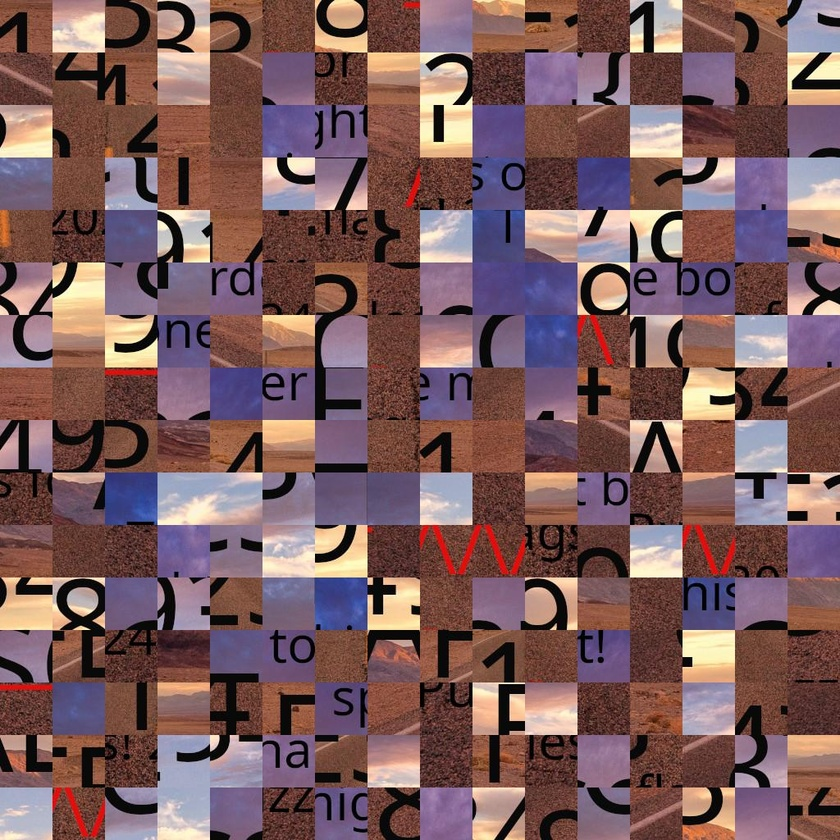
#> input picture FCSC24/FCSC24_work/puzzle_trouble/hard_puzzle.jpg, 840 x 840 px, shrunk from 1024 x 1024 before the run
$ python solve2.py
#> lines starting #> are read from the running program, lines starting #| are printed output that depends on the picture
from PIL import Image
import numpy as np
import os

# Function to split the image into tiles
def split_image(image_path, tile_size):
    image = Image.open(image_path)
    width, height = image.size
    tiles = []
    for y in range(0, height, tile_size):
        for x in range(0, width, tile_size):
            tiles.append(image.crop((x, y, x+tile_size, y+tile_size)))
    return tiles

# Function to calculate the similarity between two tile borders using a threshold
def calculate_similarity(border1, border2, threshold):
    similarity_score = np.sum(np.array(border1) == np.array(border2))
    return similarity_score >= threshold


# Function to solve the puzzle
def solve_puzzle(tiles, tile_size):
    num_tiles = len(tiles)
    puzzle_size = int(np.sqrt(num_tiles))
    puzzle = [[None]*puzzle_size for _ in range(puzzle_size)]
    tile_positions = [[None]*puzzle_size for _ in range(puzzle_size)]

    # Helper function to get the borders of a tile
    def get_borders(tile):
        top_border = tile.crop((0, 0, tile_size, 1)).getdata()
        right_border = tile.crop((tile_size-1, 0, tile_size, tile_size)).getdata()
        bottom_border = tile.crop((0, tile_size-1, tile_size, tile_size)).getdata()
        left_border = tile.crop((0, 0, 1, tile_size)).getdata()
        return [top_border, right_border, bottom_border, left_border]

    # Helper function to find the best matching tile for a position
    def find_best_match(tile, borders, used_tiles, threshold):
        best_match_index = -1
        best_similarity = -1
        for i, candidate_tile in enumerate(tiles):
            if i not in used_tiles:
                candidate_borders = get_borders(candidate_tile)
                for j, border in enumerate(candidate_borders):
                    similarity = calculate_similarity(border, borders[j], threshold)
                    if similarity  > best_similarity:
                        best_similarity = similarity
                        best_match_index = i
        return best_match_index


    # Start solving the puzzle
    used_tiles = set()
    for y in range(puzzle_size):
        for x in range(puzzle_size):
            if x == 0 and y == 0:  # Start with any tile
                puzzle[y][x] = tiles[0]
                tile_positions[y][x] = (0, 0)
                used_tiles.add(0)
            else:
                # Calculate the borders of adjacent tiles
                top_tile = puzzle[y-1][x] if y > 0 else None
                left_tile = puzzle[y][x-1] if x > 0 else None
                top_border = get_borders(top_tile)[2] if top_tile is not None else None
                left_border = get_borders(left_tile)[1] if left_tile is not None else None
                # Find the best matching tile
                borders = [top_border, None, None, left_border]
                best_match_index = find_best_match(None, borders, used_tiles, threshold=2)
                puzzle[y][x] = tiles[best_match_index]
                tile_positions[y][x] = (y, x)
                used_tiles.add(best_match_index)

    return puzzle, tile_positions

# Function to stitch tiles into a single image
def stitch_image(puzzle):
    width, height = puzzle[0][0].size
    result_image = Image.new('RGB', (width * len(puzzle), height * len(puzzle)))
    for y, row in enumerate(puzzle):
        for x, tile in enumerate(row):
            result_image.paste(tile, (x * width, y * height))
    return result_image

# Function to save tile positions to a text file
def save_tile_positions(tile_positions, output_file):
    with open(output_file, 'w') as f:
        for row in tile_positions:
            f.write(' '.join([str(pos) for pos in row]) + '\n')

# Main function
def main():
    input_image = 'hard_puzzle.jpg'
    output_image = 'solved_puzzle.jpg'
    output_tile_positions = 'tile_positions.txt'
    tile_size = 64  # Assuming each tile is 64x64 pixels

    # Split the image into tiles
    tiles = split_image(input_image, tile_size)
#> in split_image, image is the input picture: PIL image 840x840 RGB; mean R, G, B 123.3, 91.9, 93.8
#> after the loop in split_image, `for y in range(0, height, tile_size):`: tiles = 196 items
#> tiles = 196 items

    # Solve the puzzle
    puzzle, tile_positions = solve_puzzle(tiles, tile_size)
#> in solve_puzzle, `num_tiles = len(tiles)`: num_tiles = 196
#> in solve_puzzle, `puzzle_size = int(np.sqrt(num_tiles))`: puzzle_size = 14
#> in solve_puzzle, `puzzle = [[None]*puzzle_size for _ in range(puzzle_size)]`: puzzle = 14 items
#> after the loop in solve_puzzle, `for y in range(puzzle_size):`:
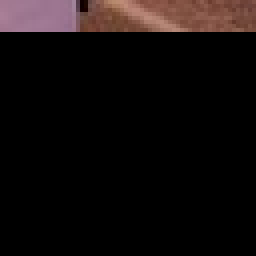
#> left_tile: PIL image 64x64 RGB (shown 4 times larger); mean R, G, B 17.4, 12, 11.7
#> after the loop in solve_puzzle, `for y in range(puzzle_size):`:
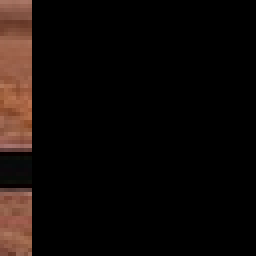
#> top_tile: PIL image 64x64 RGB (shown 4 times larger); mean R, G, B 15.9, 10, 7.7

    # Stitch the puzzle tiles into a single image
    solved_image = stitch_image(puzzle)
#> in stitch_image, `result_image = Image.new('RGB', (width * len(puzzle), height * len(puz..`: result_image: PIL image 896x896 RGB; every value is 0
#> the loop in stitch_image, `for y, row in enumerate(puzzle):` made 14 passes
#> after the loop in stitch_image, `for y, row in enumerate(puzzle):`:
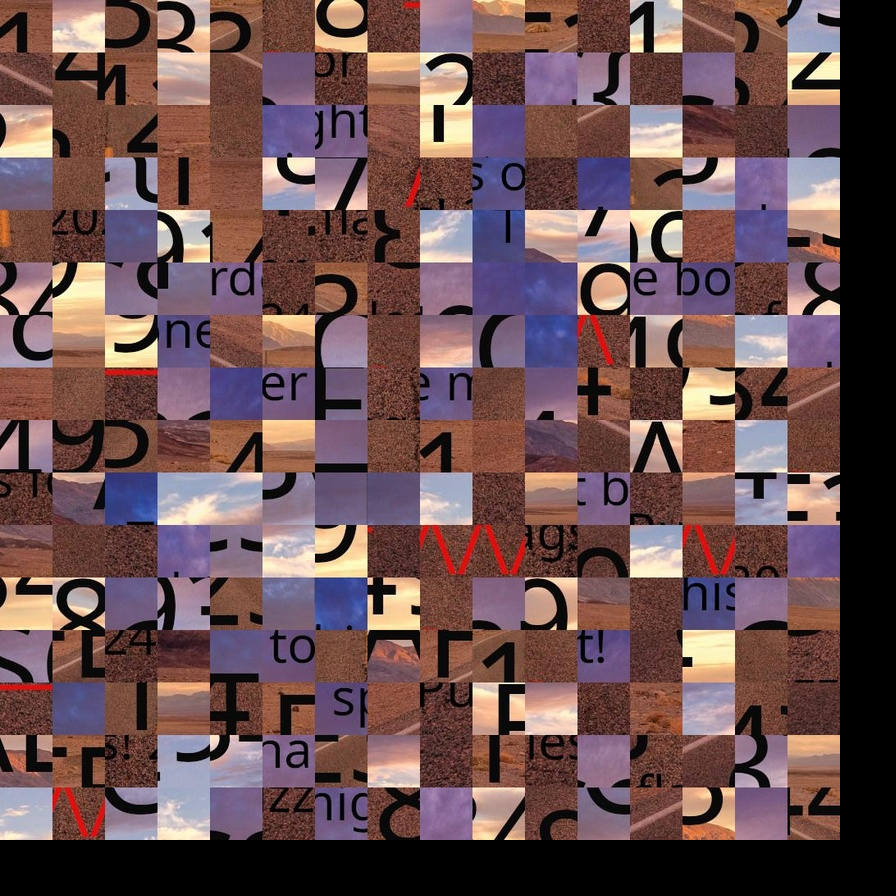
#> result_image: PIL image 896x896 RGB; mean R, G, B 108.3, 80.8, 82.5
#> after the loop in stitch_image, `for y, row in enumerate(puzzle):`:
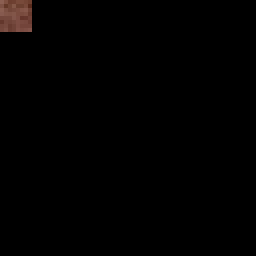
#> tile: PIL image 64x64 RGB (shown 4 times larger); mean R, G, B 1.8, 1.1, 0.9

    # Save the solved image
    solved_image.save(output_image)

    # Save tile positions to a text file
    save_tile_positions(tile_positions, output_tile_positions)
#> the loop in save_tile_positions, `for row in tile_positions:` made 14 passes

if __name__ == "__main__":
    main()

$ run again, with FCSC24/FCSC24_work/puzzle_trouble/puzzle.jpg copied over FCSC24/FCSC24_work/puzzle_trouble/hard_puzzle.jpg
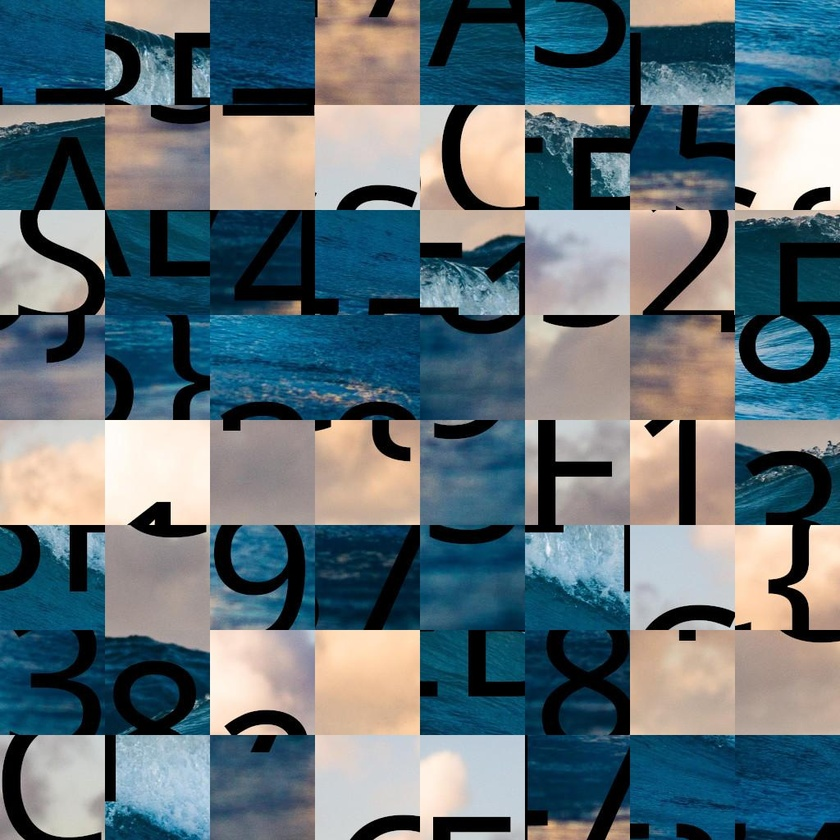
#> input picture FCSC24/FCSC24_work/puzzle_trouble/puzzle.jpg, 840 x 840 px, shrunk from 1024 x 1024 before the run
#> in split_image, image is the input picture: PIL image 840x840 RGB; mean R, G, B 96.7, 113.4, 120.9
#> after the loop in split_image, `for y in range(0, height, tile_size):`: tiles = 196 items
#> num_tiles = 196
#> puzzle_size = 14
#> puzzle = 14 items
#> after the loop in solve_puzzle, `for y in range(puzzle_size):`:
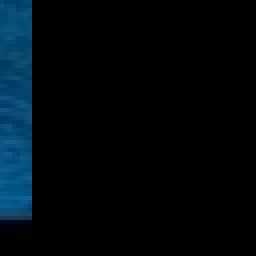
#> top_tile: PIL image 64x64 RGB (shown 4 times larger); mean R, G, B 0.7, 8.2, 12.8
#> the loop in stitch_image, `for y, row in enumerate(puzzle):` made 14 passes
#> after the loop in stitch_image, `for y, row in enumerate(puzzle):`:
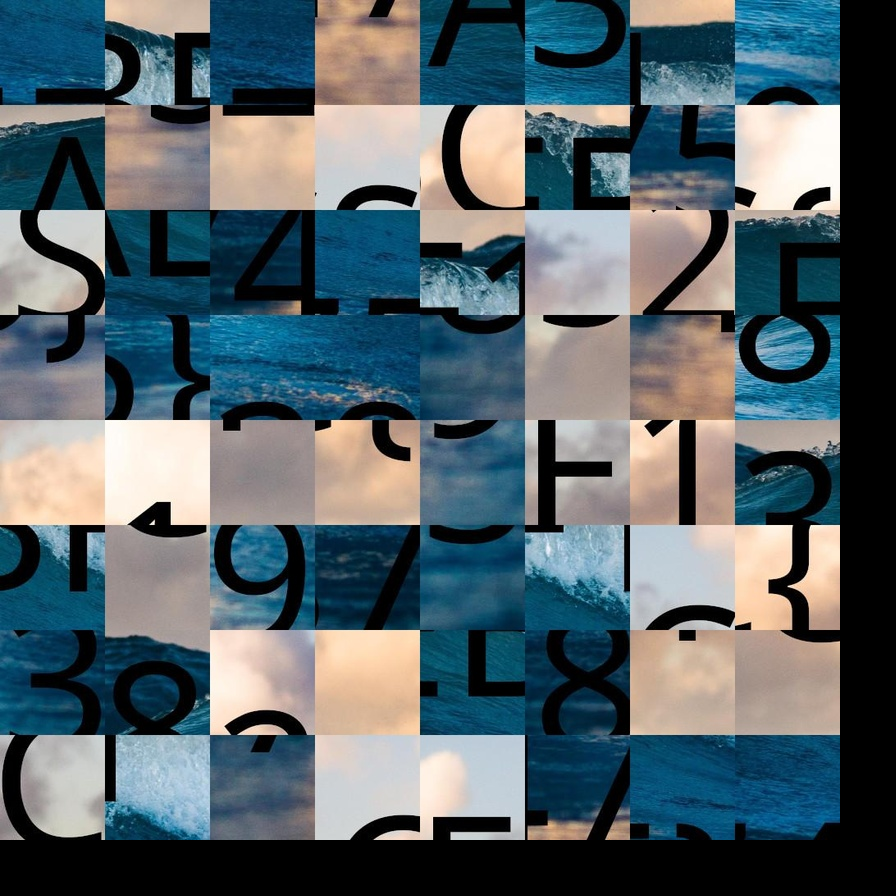
#> result_image: PIL image 896x896 RGB; mean R, G, B 85, 99.7, 106.2
#> the loop in save_tile_positions, `for row in tile_positions:` made 14 passes
